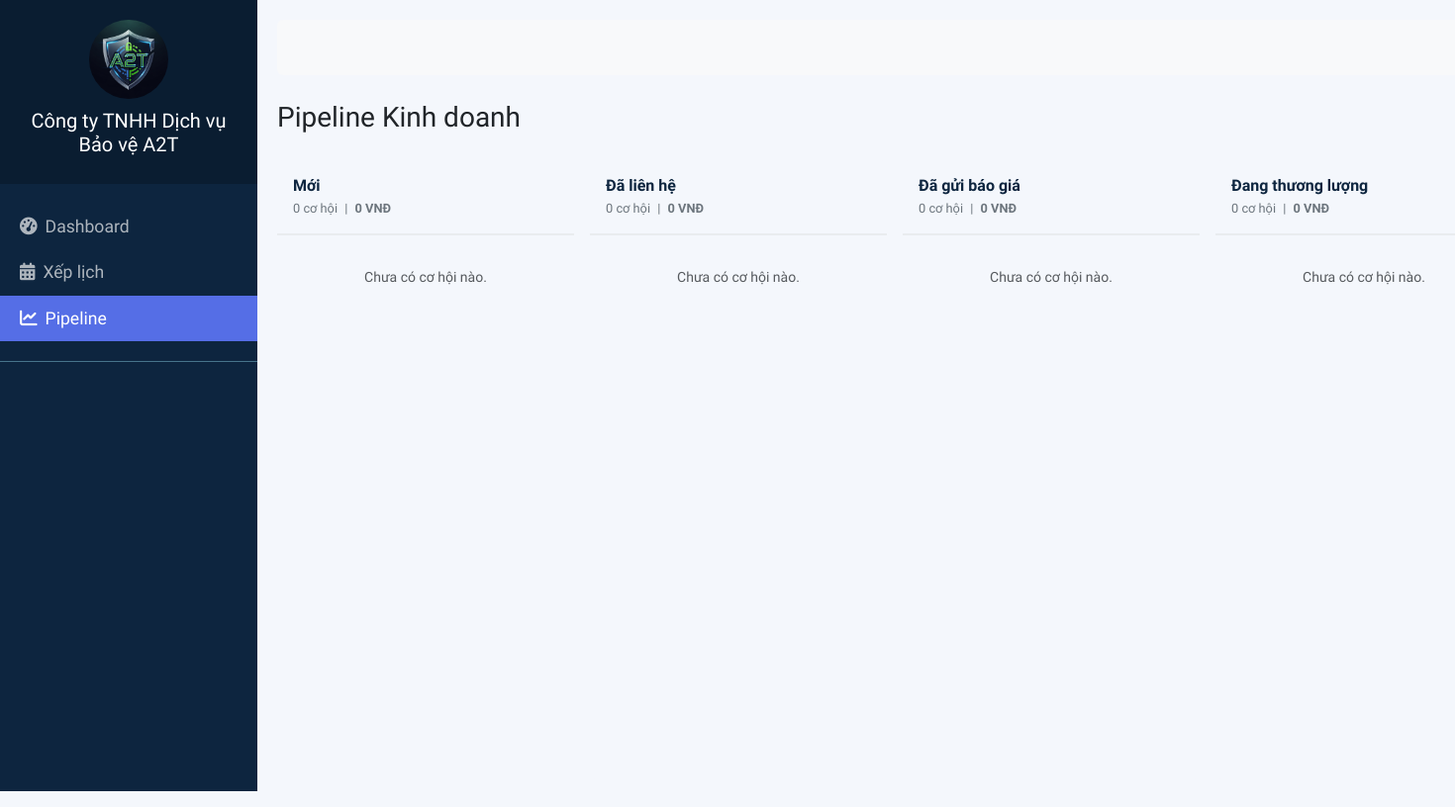
The page /clients/pipeline/ (signed in) on the database its author committed.
### main/models.py (models this page shows, shortened)
class CompanyProfile(models.Model):
    ten_cong_ty = models.CharField("Tên công ty", max_length=255)
    logo = models.ImageField("Logo", upload_to="logos/", null=True, blank=True)
    dia_chi = models.CharField("Địa chỉ", max_length=255, blank=True)
    email = models.EmailField("Email", blank=True)
    sdt = models.CharField("Số điện thoại", max_length=20, blank=True)
    website = models.URLField("Website", blank=True)
    class Meta:
        verbose_name = "Thông tin Công ty"
        verbose_name_plural = "Thông tin Công ty"

### clients/views.py (the view)
# urls.py: path("pipeline/", views.pipeline_view, name="pipeline"),
@login_required
def pipeline_view(request):
    stages = CoHoiKinhDoanh.TrangThai.choices
    pipeline_stages = {}
    for stage_key, stage_name in stages:
        opportunities = CoHoiKinhDoanh.objects.filter(
            trang_thai=stage_key
        ).select_related("khach_hang_tiem_nang")
        summary = opportunities.aggregate(
            total_value=Sum("gia_tri_uoc_tinh"), deal_count=Count("id")
        )
        pipeline_stages[stage_name] = {
            "opportunities": opportunities,
            "total_value": summary["total_value"] or 0,
            "deal_count": summary["deal_count"],
        }
    context = {"pipeline_stages": pipeline_stages, "section": "pipeline"}
    return render(request, "clients/pipeline.html", context)

### main/context_processors.py (called while the page is built)
def company_info(request):
    try:
        company = CompanyProfile.objects.first()
    except CompanyProfile.DoesNotExist:
        company = None
    return {"company": company}

### clients/templates/clients/pipeline.html (shortened to what this page needs)
{% extends "base.html" %}
{% load humanize %}
{% block content %}
<div class="d-flex justify-content-between align-items-center mb-4">
    <h1 class="h3 mb-0 text-gray-800">Pipeline Kinh doanh</h1>
</div>
<div class="pipeline-board">
    {% for stage_name, data in pipeline_stages.items %}
    <div class="pipeline-column">
        <div class="pipeline-column-header">
            <h6>{{ stage_name }}</h6>
            <div class="stage-summary">
                <span>{{ data.deal_count }} cơ hội</span>
                <span class="mx-1">|</span>
                <strong>{{ data.total_value|intcomma }} VNĐ</strong>
            </div>
        </div>
        <div class="pipeline-cards">
            {% for op in data.opportunities %}
            <div class="opportunity-card position-relative">
                <div class="card-title">{{ op.ten_co_hoi }}</div>
                <div class="card-subtitle mb-2">
                    <i class="fas fa-building me-1 text-muted"></i>
                    {{ op.khach_hang_tiem_nang.ten_cong_ty }}
                </div>
                <div class="d-flex justify-content-between align-items-center">
                    <div class="card-value">
                        <i class="fas fa-coins me-1"></i>
                        {{ op.gia_tri_uoc_tinh|intcomma }} VNĐ
                    </div>
                    {% if op.nguoi_phu_trach %}
                    <i class="fas fa-user-circle fa-lg text-secondary" title="Phụ trách: {{ op.nguoi_phu_trach.ho_ten }}"></i>
                    {% endif %}
                </div>
                <a href="{% url 'admin:clients_cohoikinhdoanh_change' op.id %}" class="stretched-link"></a>
            </div>
            {% empty %}
            <p class="text-muted small text-center mt-3">Chưa có cơ hội nào.</p>
            {% endfor %}
        </div>
    </div>
    {% endfor %}
</div>
{% endblock %}

### templates/base.html (shortened to what this page needs)
<!DOCTYPE html>
<html lang="vi">
<head>
    {% load django_bootstrap5 %}
    {% bootstrap_css %}
    <link rel="stylesheet" href="https://cdnjs.cloudflare.com/ajax/libs/font-awesome/6.5.2/css/all.min.css"/>
</head>
<body hx-headers='{"X-CSRFToken": "{{ csrf_token }}"}'>
    <div class="wrapper">
        <nav id="sidebar">
            <div class="sidebar-header">
                {% if company.logo %}
                    <img src="{{ company.logo.url }}" alt="Company Logo" class="logo rounded-circle">
                {% endif %}
                <h5>{{ company.ten_cong_ty|default:"Hệ thống Vận hành" }}</h5>
            </div>
            <ul class="list-unstyled components">
                <li class="{% if section == 'dashboard' %}active{% endif %}">
                    <a href="{% url 'dashboard:dashboard_view' %}"><i class="fas fa-tachometer-alt me-2"></i>Dashboard</a>
                </li>
                <li class="{% if section == 'xep_lich' %}active{% endif %}">
                    <a href="{% url 'operations:xep-lich' %}"><i class="fas fa-calendar-alt me-2"></i>Xếp lịch</a>
                </li>
                <li class="{% if section == 'pipeline' %}active{% endif %}">
                    <a href="{% url 'clients:pipeline' %}"><i class="fas fa-chart-line me-2"></i>Pipeline</a>
                </li>
            </ul>
        </nav>
        <div id="content">
            <nav class="navbar navbar-expand-lg navbar-light bg-light mb-4 rounded">
                <div class="container-fluid">
                </div>
            </nav>
            {% block content %}{% endblock %}
        </div>
    </div>
</body>
</html>

### templates/base.html (style rules this page uses)
body { font-family: 'Be Vietnam Pro', sans-serif; background-color: #f4f7fc; }
.wrapper { display: flex; width: 100%; min-height: 100vh; }
#sidebar { width: 260px; position: fixed; top: 0; left: 0; height: 100vh; z-index: 999; background: #0d253f; color: #fff; transition: all 0.3s; }
.sidebar-header { padding: 20px; background: #0a1d31; text-align: center; }
.sidebar-header .logo { max-width: 80px; margin-bottom: 10px; }
#sidebar ul.components { padding: 20px 0; border-bottom: 1px solid #47748b; }
#sidebar ul li a { padding: 10px 20px; font-size: 1.1em; display: block; color: #adb5bd; transition: all 0.2s; text-decoration: none; }
#sidebar ul li.active>a { color: #fff; background: #556ee6; }
#content { width: 100%; padding: 20px; min-height: 100vh; transition: all 0.3s; margin-left: 260px; }

### clients/templates/clients/pipeline.html (style rules this page uses)
.pipeline-board { display: flex; overflow-x: auto; padding-bottom: 1rem; gap: 1rem; }
.pipeline-column { min-width: 300px; max-width: 320px; flex-shrink: 0; background-color: #f4f7fc; border-radius: 0.5rem; }
.pipeline-column-header { padding: 1rem; border-bottom: 2px solid #e9ecef; }
.pipeline-column-header h6 { margin-bottom: 0.25rem; font-weight: 600; color: #0d253f; }
.stage-summary { font-size: 0.8rem; color: #6c757d; }
.pipeline-cards { padding: 1rem; height: calc(100vh - 250px); overflow-y: auto; }

### rows shown on the page
CompanyProfile: logo (picture), ten_cong_ty "Công ty TNHH Dịch vụ Bảo vệ A2T"

### other values the page prints
{{ stage_name }} "Mới" "Đã liên hệ" "Đã gửi báo giá" "Đang thương lượng"
{{ data.deal_count }} "0" "0" "0" "0"
{{ data.total_value|intcomma }} "0" "0" "0" "0"
